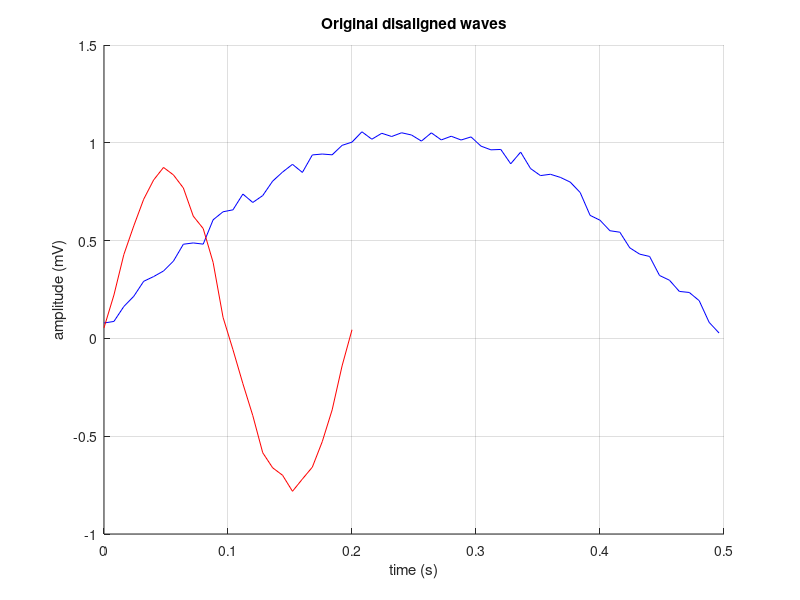

Reproduce this figure in MATLAB. (Note: this script raises an error after producing the figure.)
% DTW & CDTW example
% Sinusoidal signals temporal alignment

fs=125;
f1=1; A1=1;
f2=5; A2=0.8;
t1=0:1/fs:1/(2*f1);
t2=0:1/fs:2/(2*f2);
n1=(A1/10)*rand(size(t1));
n2=(A2/8)*rand(size(t2));
s1=A1*sin(2*pi*f1*t1)+n1; % 1st sinusoid with noise addition
s2=A2*sin(2*pi*f2*t2)+n2; % 2nd sinusoid with noise addition

figure; hold on;
plot(t1,s1,'b');
plot(t2,s2,'r');
grid;
xlabel('time (s)');
ylabel('amplitude (mV)');
title('Original disaligned waves');

pflag=1;



[dtw_Dist,D,dtw_k,w,s1w,s2w]=dtw(s1,s2,pflag);
dtw_Dist, dtw_k

[cdtw_Dist,D,cdtw_k,w,s1w,s2w]=cdtw(s1,s2,pflag);
cdtw_Dist, cdtw_k
